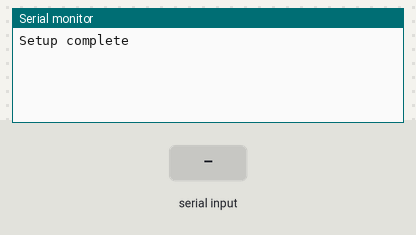
Bench run of a sketch on a simulated Arduino Uno, built with avr-gcc and run on an emulated ATmega328P. On the bench: the last lines printed to the serial monitor. The inputs (shaded band) are chosen by the test bench.

Above: at 1.2 s.
1.3 s: "1" received over the second serial link
At 2.5 s:
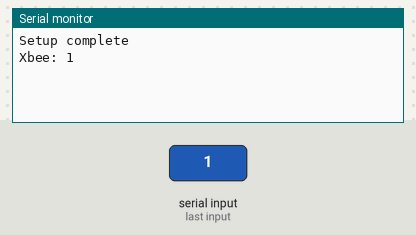
2.8 s: "0" received over the second serial link
At 3.8 s:
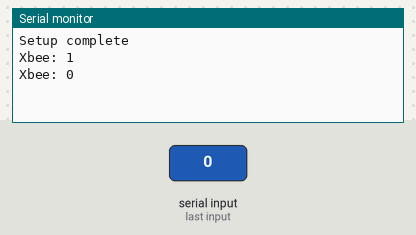

The sketch:

TestXbee.ino
```cpp
#include <SoftwareSerial.h>

SoftwareSerial xbee(2, 3); // RX, TX

void setup() {

  xbee.begin(9600);
  Serial.begin(9600);

  Serial.println("Setup complete");

}

void loop() {

  //Serial.println(xbee.read());

  if(xbee.available() > 0) {
      Serial.print("Xbee: ");
      char inChar = char(xbee.read());
      Serial.println(inChar);
    }

  if(Serial.available() > 0) {
      xbee.print("Serial: ");
      char inChar = char(Serial.read());
      xbee.println(inChar);
    }

}
```

Measured:
- after the input at 1.3 s, the serial monitor: prints a new line at once (image 1)
- after the input at 2.8 s, the serial monitor: prints a new line at once (image 2)
